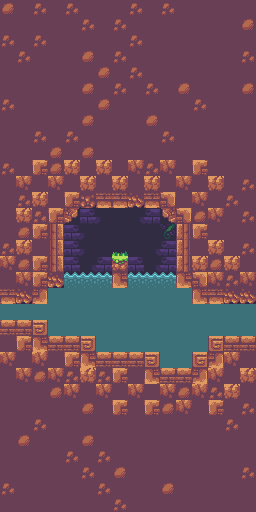

Tiled map render using the project's own tile images. Description and the whole map definition, tile-layer contents included, below:
An orthogonal 16x32 tile map with 16x16 px tiles, 4 tile layers (Background_1, Background_2, Background_3, Collisions), 2 tilesets and 2 objects (SecretArea, Item).

<map version="1.10" tiledversion="1.11.2" orientation="orthogonal" renderorder="right-down" compressionlevel="0" width="16" height="32" tilewidth="16" tileheight="16" infinite="0" backgroundcolor="#37494e" nextlayerid="7" nextobjectid="3">
 <tileset firstgid="1" name="SunnyLand_by_Ansimuz" tilewidth="16" tileheight="16" tilecount="483" columns="23" objectalignment="topleft">
  <image source="atlas/SunnyLand_by_Ansimuz-extended.png" width="368" height="336" />
 </tileset>
 <tileset firstgid="484" name="Collisions" tilewidth="16" tileheight="16" tilecount="2" columns="2" objectalignment="topleft">
  <image source="Collisions.intgrid.png" width="32" height="16" />
 </tileset>
 <layer id="1" name="Background_1" width="16" height="32">
  <data encoding="csv">
0,0,0,0,0,0,0,0,0,0,0,0,0,0,0,0,
0,0,0,0,0,0,0,0,0,0,0,0,0,0,0,0,
0,0,0,0,0,0,0,0,0,0,0,0,0,0,0,0,
0,0,0,0,0,0,0,0,0,0,0,0,0,0,0,0,
0,0,0,0,0,0,0,0,0,0,0,0,0,0,0,0,
0,0,0,0,0,0,0,0,0,0,0,0,0,0,0,0,
0,0,0,0,0,0,0,0,0,0,0,0,0,0,0,0,
0,0,0,0,0,0,0,0,0,0,0,0,0,0,0,0,
0,0,0,0,0,0,0,0,0,0,0,0,0,0,0,0,
0,0,0,0,0,0,0,0,0,0,0,0,0,0,0,0,
0,0,0,0,0,0,0,0,0,0,0,0,0,0,0,0,
0,0,0,0,0,0,0,0,0,0,0,0,0,0,0,0,
0,0,0,0,0,0,0,0,0,0,0,0,0,0,0,0,
0,0,0,0,412,2147484011,412,412,412,363,2147484060,0,0,0,0,0,
0,0,0,0,2147484011,412,412,412,412,412,331,0,0,0,0,0,
0,0,0,0,2147484011,412,412,412,412,412,363,0,0,0,0,0,
0,0,0,0,2147484011,412,363,1073742236,2147484011,412,363,0,0,0,0,0,
0,0,0,412,412,412,412,412,412,412,412,2147484060,0,0,0,0,
0,0,412,412,412,412,412,412,412,412,412,412,2147484060,0,0,0,
412,412,412,412,412,412,412,412,412,412,412,412,412,412,412,412,
0,0,1073742236,412,412,412,412,412,412,412,412,412,412,412,412,412,
0,0,0,0,0,1073742236,412,412,412,412,412,412,412,3221225884,0,0,
0,0,0,0,0,0,0,0,0,1073742236,412,412,3221225884,0,0,0,
0,0,0,0,0,0,0,0,0,0,0,0,0,0,0,0,
0,0,0,0,0,0,0,0,0,0,0,0,0,0,0,0,
0,0,0,0,0,0,0,0,0,0,0,0,0,0,0,0,
0,0,0,0,0,0,0,0,0,0,0,0,0,0,0,0,
0,0,0,0,0,0,0,0,0,0,0,0,0,0,0,0,
0,0,0,0,0,0,0,0,0,0,0,0,0,0,0,0,
0,0,0,0,0,0,0,0,0,0,0,0,0,0,0,0,
0,0,0,0,0,0,0,0,0,0,0,0,0,0,0,0,
0,0,0,0,0,0,0,0,0,0,0,0,0,0,0,0
</data>
 </layer>
 <layer id="2" name="Background_2" width="16" height="32">
  <data encoding="csv">
0,0,0,0,0,0,0,0,0,0,0,0,0,0,0,0,
0,0,0,0,0,0,0,0,0,0,0,0,0,0,0,0,
0,0,0,0,0,0,0,0,0,0,0,0,0,0,0,0,
0,0,0,0,0,0,0,0,0,0,0,0,0,0,0,0,
0,0,0,0,0,0,0,0,0,0,0,0,0,0,0,0,
0,0,0,0,0,0,0,0,0,0,0,0,0,0,0,0,
0,0,0,0,0,0,0,0,0,0,0,0,0,0,0,0,
0,0,0,0,0,0,0,0,0,0,0,0,0,0,0,0,
0,0,0,0,0,0,0,0,0,0,0,0,0,0,0,0,
0,0,0,0,0,0,0,0,0,0,0,0,0,0,0,0,
0,0,0,0,0,0,0,0,0,0,0,0,0,0,0,0,
0,0,0,0,0,0,0,0,0,0,0,0,0,0,0,0,
0,0,0,0,0,0,0,0,0,0,0,0,0,0,0,0,
0,0,0,0,0,0,2147484010,0,362,0,0,0,0,0,0,0,
0,0,0,0,0,2147484010,0,0,0,0,0,0,0,0,0,0,
0,0,0,0,0,2147484010,0,0,0,362,0,0,0,0,0,0,
0,0,0,0,0,2147484010,0,0,0,2147484010,0,0,0,0,0,0,
0,0,0,0,0,0,0,0,0,0,0,0,0,0,0,0,
0,0,0,0,0,0,0,0,0,0,0,0,0,0,0,0,
0,0,0,0,0,0,0,0,0,0,0,0,0,0,0,0,
0,0,0,0,0,0,0,0,0,0,0,0,0,0,0,0,
0,0,0,0,0,0,0,0,0,0,0,0,0,0,0,0,
0,0,0,0,0,0,0,0,0,0,0,0,0,0,0,0,
0,0,0,0,0,0,0,0,0,0,0,0,0,0,0,0,
0,0,0,0,0,0,0,0,0,0,0,0,0,0,0,0,
0,0,0,0,0,0,0,0,0,0,0,0,0,0,0,0,
0,0,0,0,0,0,0,0,0,0,0,0,0,0,0,0,
0,0,0,0,0,0,0,0,0,0,0,0,0,0,0,0,
0,0,0,0,0,0,0,0,0,0,0,0,0,0,0,0,
0,0,0,0,0,0,0,0,0,0,0,0,0,0,0,0,
0,0,0,0,0,0,0,0,0,0,0,0,0,0,0,0,
0,0,0,0,0,0,0,0,0,0,0,0,0,0,0,0
</data>
 </layer>
 <layer id="3" name="Background_3" width="16" height="32">
  <data encoding="csv">
0,0,0,0,0,0,0,0,0,0,0,0,0,0,0,0,
0,0,0,0,0,0,0,0,0,0,0,0,0,0,0,0,
0,0,0,0,0,0,0,0,0,0,0,0,0,0,0,0,
0,0,0,0,0,0,0,0,0,0,0,0,0,0,0,0,
0,0,0,0,0,0,0,0,0,0,0,0,0,0,0,0,
0,0,0,0,0,0,0,0,0,0,0,0,0,0,0,0,
0,0,0,0,0,0,0,0,0,0,0,0,0,0,0,0,
0,0,0,0,0,0,0,0,0,0,0,0,0,0,0,0,
0,0,0,0,0,0,0,0,0,0,0,0,0,0,0,0,
0,0,0,0,0,0,0,0,0,0,0,0,0,0,0,0,
0,0,0,0,0,0,0,0,0,0,0,0,0,0,0,0,
0,0,0,0,0,0,0,0,0,0,0,0,0,0,0,0,
0,0,0,0,0,0,0,0,0,0,0,0,0,0,0,0,
0,0,0,0,0,0,0,0,0,0,0,0,0,0,0,0,
0,0,0,0,0,0,0,0,0,0,0,0,0,0,0,0,
0,0,0,0,0,0,0,0,0,0,0,0,0,0,0,0,
0,0,0,0,0,362,0,0,0,362,0,0,0,0,0,0,
0,0,0,0,0,0,0,0,0,0,0,0,0,0,0,0,
0,0,0,0,0,0,0,0,0,0,0,0,0,0,0,0,
0,0,0,0,0,0,0,0,0,0,0,0,0,0,0,0,
0,0,0,0,0,0,0,0,0,0,0,0,0,0,0,0,
0,0,0,0,0,0,0,0,0,0,0,0,0,0,0,0,
0,0,0,0,0,0,0,0,0,0,0,0,0,0,0,0,
0,0,0,0,0,0,0,0,0,0,0,0,0,0,0,0,
0,0,0,0,0,0,0,0,0,0,0,0,0,0,0,0,
0,0,0,0,0,0,0,0,0,0,0,0,0,0,0,0,
0,0,0,0,0,0,0,0,0,0,0,0,0,0,0,0,
0,0,0,0,0,0,0,0,0,0,0,0,0,0,0,0,
0,0,0,0,0,0,0,0,0,0,0,0,0,0,0,0,
0,0,0,0,0,0,0,0,0,0,0,0,0,0,0,0,
0,0,0,0,0,0,0,0,0,0,0,0,0,0,0,0,
0,0,0,0,0,0,0,0,0,0,0,0,0,0,0,0
</data>
 </layer>
 <layer id="5" name="Collisions" width="16" height="32">
  <data encoding="csv">
143,49,145,49,145,49,49,49,145,49,145,49,49,49,49,49,
49,49,49,49,49,145,49,145,49,49,49,49,49,49,49,143,
145,49,145,49,49,49,49,49,145,49,49,49,49,49,49,49,
49,145,49,49,49,143,49,145,49,49,49,49,49,49,49,145,
49,49,49,49,49,49,143,49,145,49,49,49,49,49,49,49,
49,49,49,49,49,143,49,145,49,145,49,143,49,49,49,143,
145,49,49,49,49,49,143,49,49,49,49,49,145,49,49,49,
49,49,49,49,49,143,49,49,49,143,49,49,49,49,49,49,
49,49,145,49,145,49,49,49,49,49,145,49,49,49,49,49,
49,49,49,143,49,143,49,49,49,49,49,49,49,49,49,49,
145,49,153,143,7,49,7,49,36,145,36,49,153,49,49,49,
49,36,49,36,49,7,49,7,49,7,49,36,49,7,49,145,
49,145,7,49,153,287,247,247,289,247,2147483801,49,36,49,145,49,
49,7,145,153,212,0,0,0,0,0,2147483860,2147483801,143,36,49,145,
49,143,153,2147483847,0,0,0,0,0,0,0,199,153,49,49,49,
145,7,49,2147483847,0,0,0,165,0,0,0,199,49,7,49,145,
36,143,153,2147483847,0,0,0,3,0,0,0,199,7,143,7,49,
49,36,153,289,251,251,251,1073741977,251,251,251,1073741977,2147483801,36,145,36,
247,289,3221225625,274,274,274,274,274,274,274,274,274,1073741977,247,289,289,
274,274,274,274,274,274,274,274,274,274,274,274,274,274,274,274,
155,155,2147484086,274,274,274,274,274,274,274,274,274,274,274,274,274,
49,153,1073741977,155,155,2147484086,274,274,274,274,274,274,274,438,155,155,
36,49,36,49,153,1073741977,155,155,155,2147484086,274,274,438,3221225625,36,49,
49,36,143,36,145,7,145,153,49,1073741977,155,155,3221225625,36,49,7,
49,49,49,143,36,49,36,49,36,49,36,143,36,145,7,49,
49,49,49,49,49,143,49,153,49,153,143,36,49,153,49,145,
49,49,145,49,49,49,49,49,49,49,49,49,49,49,145,49,
49,143,49,49,49,143,49,49,49,49,49,49,49,49,49,49,
49,49,49,49,145,49,145,49,49,49,49,49,49,49,49,49,
49,49,49,49,49,145,49,143,49,49,49,49,49,49,49,145,
145,49,49,49,49,49,145,49,49,49,143,49,49,49,49,49,
49,49,49,49,49,49,49,145,49,49,49,49,49,49,49,49
</data>
 </layer>
 <objectgroup id="6" name="Entities">
  <object id="1" name="SecretArea" type="SecretArea" x="32" y="176" width="16" height="16">
   <properties>
    <property name="__anchorX" type="int" value="32" />
    <property name="__anchorY" type="int" value="176" />
    <property name="__cx" type="int" value="2" />
    <property name="__cy" type="int" value="11" />
    <property name="playSecretJingle" type="bool" value="true" />
   </properties>
  </object>
  <object id="2" name="Item" type="Item" x="108" y="232" width="24" height="24">
   <properties>
    <property name="__anchorX" type="int" value="120" />
    <property name="__anchorY" type="int" value="256" />
    <property name="__cx" type="int" value="7" />
    <property name="__cy" type="int" value="15" />
    <property name="count" type="int" value="1" />
    <property name="price" type="int" value="0" />
    <property name="type" value="Vorpal_blade" />
   </properties>
  </object>
 </objectgroup>
</map>
